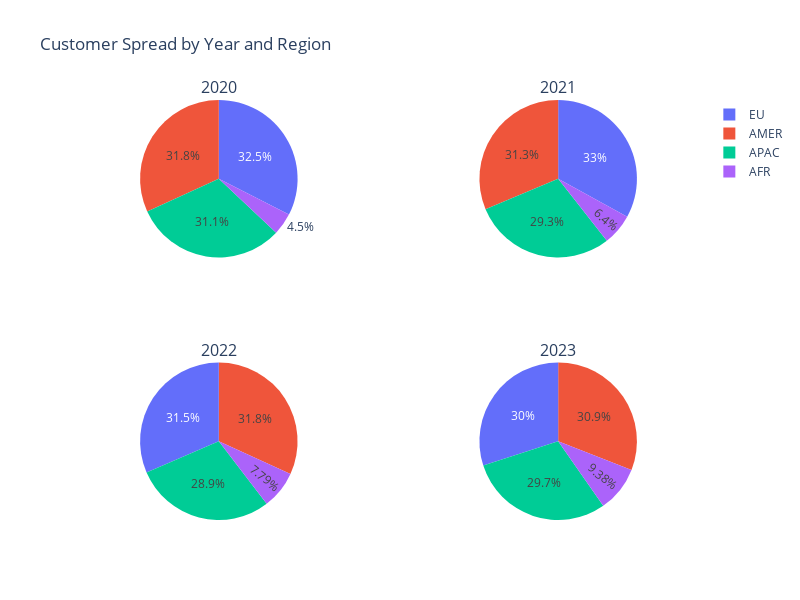

Here is the notebook cell this chart was saved with:
### Markdown cell above
**Based on Region**

First, let's look at the distribution of customers and the transaction value based on the **Region** to determine **Parameters**. We will analyze the number of **Customer IDs** on each **Region**, average of **Order ID** as representive of the demand on each **Region**, and the median value of **Sales** as representative of the **Customer Spending** as on each **Region** to obtain the following information:

1. The proportion of **Customer** spread on each **Region**.

2. **Demand** on each  **Region**.

2. **Customer Spending** on each **Region**.

### Code cell
#Proportion Customer Distribution
list_customer_spread = []
for x in source['Year'].unique():
    for z in source['Region'].unique():
        list_customer_spread.append([x, z, source[(source['Year'] == x) & (source['Region'] == z)]['Customer ID'].nunique()])
customer_spread = pd.DataFrame(data = list_customer_spread,
                               columns = ['Year', 'Region', 'Total Customer'])
customer_spread.sort_values(by=['Year', 'Region'], inplace=True)
customer_spread.reset_index(inplace=True)
customer_spread.drop('index', axis=1, inplace=True)
#Filter by year
customer_spread_2020 = customer_spread[customer_spread['Year'] == 2020]
customer_spread_2021 = customer_spread[customer_spread['Year'] == 2021]
customer_spread_2022 = customer_spread[customer_spread['Year'] == 2022]
customer_spread_2023 = customer_spread[customer_spread['Year'] == 2023]

#Create subplots with 2 rows and 2 columns
fig_customer_spread_region = make_subplots(rows=2, cols=2, subplot_titles=['2020', '2021', '2022', '2023'], specs=[[{'type':'pie'}, {'type':'pie'}], [{'type':'pie'}, {'type':'pie'}]])

#Create a pie chart for each year
for i, df in enumerate([customer_spread_2020, customer_spread_2021, customer_spread_2022, customer_spread_2023]):
    fig_customer_spread_region.add_trace(go.Pie(labels=df['Region'], values=df['Total Customer'], name=str(i+2020)), row=(i // 2) + 1, col=(i % 2) + 1)

#Update layout
fig_customer_spread_region.update_layout(height=600, width=800, title_text="Customer Spread by Year and Region")

# Show the figure
fig_customer_spread_region.show()

### Figure 1 — Plotly figure (JSON) as saved in the notebook; plotly's stock layout.template omitted (floating-point values rounded to 4 significant figures)
{"data": [{"domain": {"x": [0, 0.45], "y": [0.625, 1]}, "labels": ["AFR", "AMER", "APAC", "EU"], "name": "2020", "type": "pie", "values": [13, 92, 90, 94]}, {"domain": {"x": [0.55, 1], "y": [0.625, 1]}, "labels": ["AFR", "AMER", "APAC", "EU"], "name": "2021", "type": "pie", "values": [19, 93, 87, 98]}, {"domain": {"x": [0, 0.45], "y": [0, 0.375]}, "labels": ["AFR", "AMER", "APAC", "EU"], "name": "2022", "type": "pie", "values": [24, 98, 89, 97]}, {"domain": {"x": [0.55, 1], "y": [0, 0.375]}, "labels": ["AFR", "AMER", "APAC", "EU"], "name": "2023", "type": "pie", "values": [30, 99, 95, 96]}], "layout": {"annotations": [{"font": {"size": 16}, "showarrow": false, "text": "2020", "x": 0.225, "xanchor": "center", "xref": "paper", "y": 1, "yanchor": "bottom", "yref": "paper"}, {"font": {"size": 16}, "showarrow": false, "text": "2021", "x": 0.775, "xanchor": "center", "xref": "paper", "y": 1, "yanchor": "bottom", "yref": "paper"}, {"font": {"size": 16}, "showarrow": false, "text": "2022", "x": 0.225, "xanchor": "center", "xref": "paper", "y": 0.375, "yanchor": "bottom", "yref": "paper"}, {"font": {"size": 16}, "showarrow": false, "text": "2023", "x": 0.775, "xanchor": "center", "xref": "paper", "y": 0.375, "yanchor": "bottom", "yref": "paper"}], "height": 600, "title": {"text": "Customer Spread by Year and Region"}, "width": 800}}
